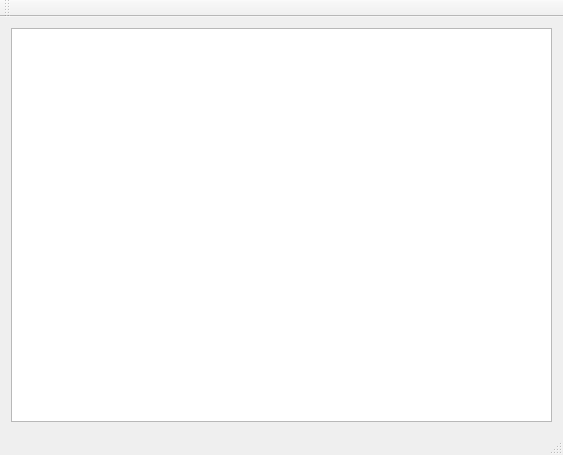
<?xml version="1.0" encoding="UTF-8"?>
<ui version="4.0">
 <class>MainWindow</class>
 <widget class="QMainWindow" name="MainWindow">
  <property name="geometry">
   <rect>
    <x>0</x>
    <y>0</y>
    <width>563</width>
    <height>455</height>
   </rect>
  </property>
  <property name="windowTitle">
   <string>Little Monster!</string>
  </property>
  <widget class="QWidget" name="centralWidget">
   <layout class="QHBoxLayout" name="horizontalLayout">
    <item>
     <widget class="QGraphicsView" name="graphicsView"/>
    </item>
   </layout>
  </widget>
  <widget class="QMenuBar" name="menuBar">
   <property name="geometry">
    <rect>
     <x>0</x>
     <y>0</y>
     <width>563</width>
     <height>22</height>
    </rect>
   </property>
  </widget>
  <widget class="QToolBar" name="mainToolBar">
   <attribute name="toolBarArea">
    <enum>TopToolBarArea</enum>
   </attribute>
   <attribute name="toolBarBreak">
    <bool>false</bool>
   </attribute>
  </widget>
  <widget class="QStatusBar" name="statusBar"/>
 </widget>
 <layoutdefault spacing="6" margin="11"/>
 <resources/>
 <connections/>
</ui>
